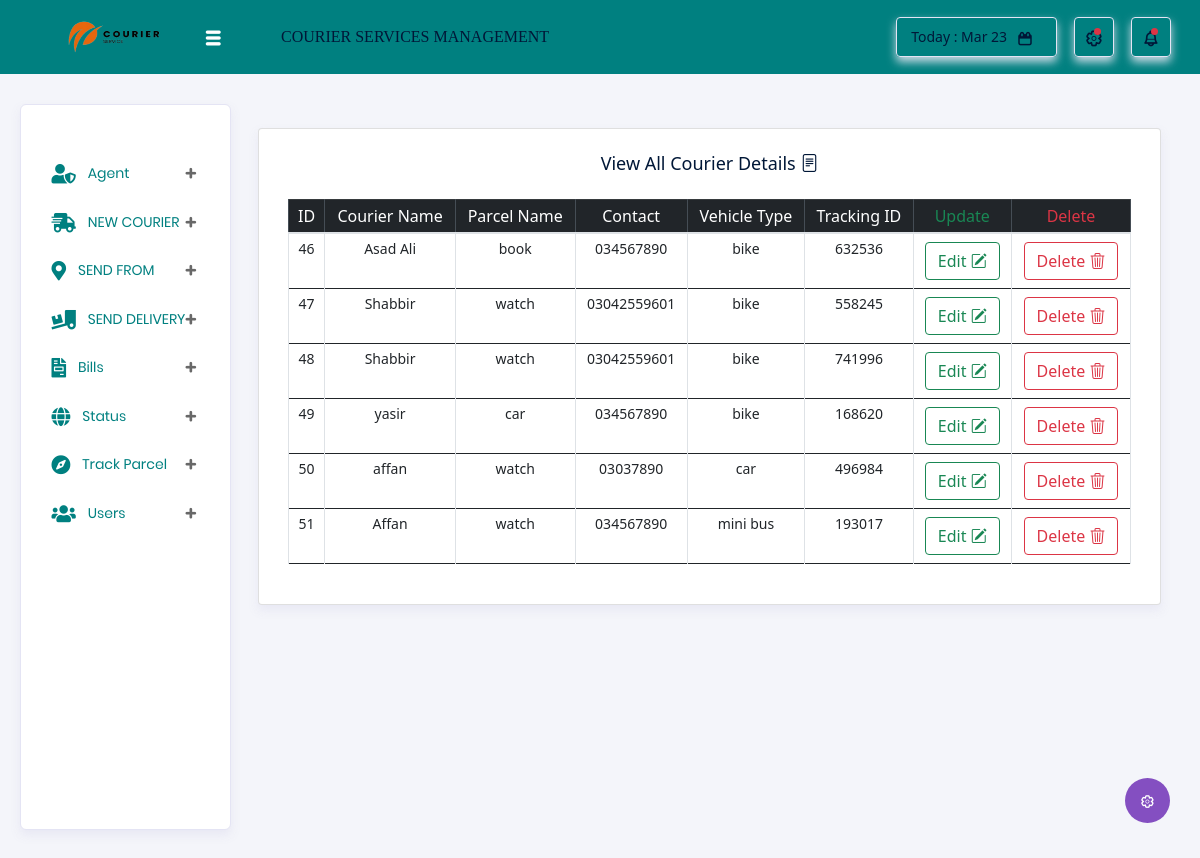
Screenshot of /Admin/courier_show.php with the database file from the repository.
### tables this page shows
CREATE TABLE `couriers` (
  `id` int(11) NOT NULL,
  `Customer_Name` varchar(255) NOT NULL,
  `Parcel` varchar(255) NOT NULL,
  `contact` varchar(20) NOT NULL,
  `vehicle_type` varchar(255) NOT NULL,
  `Tracking_Id` int(11) NOT NULL,
  `parcel_status` int(255) NOT NULL DEFAULT 1,
  `customer_id` int(255) NOT NULL,
  `courier_name` varchar(255) NOT NULL,
  `date` varchar(255) NOT NULL
);

### Admin/courier_show.php (the view, shortened to what this page needs)
<?php
include("connection.php");
include("headings.php");
$sql = "SELECT * FROM couriers";
$result = mysqli_query($conn, $sql);
?>
<link rel="stylesheet" href="https://cdn.jsdelivr.net/npm/bootstrap@5.1.3/dist/css/bootstrap.min.css">
<link rel="stylesheet" href="https://cdn.jsdelivr.net/npm/bootstrap-icons@1.11.3/font/bootstrap-icons.min.css">
<div class="container mt-4">
    <div class="col-lg-12 grid-margin stretch-card">
        <div class="card">
            <div class="card-body">
                <h4 class="card-title text-center">View All Courier Details <i class="bi bi-file-text"></i></h4>
                <div class="table-responsive">
                    <table class="table table-hover text-center table-bordered">
                        <thead class="table-dark">
                            <tr>
                                <th>ID</th>
                                <th>Courier Name</th>
                                <th>Parcel Name</th>
                                <th>Contact</th>
                                <th>Vehicle Type</th>
                                <th>Tracking ID</th>
                                <th class="text-success">Update</th>
                                <th class="text-danger">Delete</th>
                            </tr>
                        </thead>
                        <tbody>
                            <?php while ($rows = mysqli_fetch_assoc($result)) { ?>
                            <tr>
                                <td><?php echo htmlspecialchars($rows['id']); ?></td>
                                <td><?php echo htmlspecialchars($rows['Customer_Name']); ?></td>
                                <td><?php echo htmlspecialchars($rows['Parcel']); ?></td>
                                <td><?php echo htmlspecialchars($rows['contact']); ?></td>
                                <td><?php echo htmlspecialchars($rows['vehicle_type']); ?></td>
                                <td><?php echo htmlspecialchars($rows['Tracking_Id']); ?></td>
                                <td><a href="courier_update.php?id=<?php echo $rows['id']; ?>" class="btn btn-outline-success">Edit <i class="bi bi-pencil-square"></i></a></td>
                                <td><a href="courier_delete.php?id=<?php echo $rows['id']; ?>" class="btn btn-outline-danger">Delete <i class="bi bi-trash3"></i></a></td>
                            </tr>
                            <?php } ?>
                        </tbody>
                    </table>
                </div>
            </div>
        </div>
    </div>
</div>

### rows the page displays
couriers: id "46", Customer_Name "Asad Ali", Parcel "book", contact "034567890", vehicle_type "bike", Tracking_Id "632536"
couriers: id "47", Customer_Name "Shabbir", Parcel "watch", contact "03042559601", vehicle_type "bike", Tracking_Id "558245"
couriers: id "48", Customer_Name "Shabbir", Parcel "watch", contact "03042559601", vehicle_type "bike", Tracking_Id "741996"
couriers: id "49", Customer_Name "yasir", Parcel "car", contact "034567890", vehicle_type "bike", Tracking_Id "168620"
couriers: id "50", Customer_Name "affan", Parcel "watch", contact "03037890", vehicle_type "car", Tracking_Id "496984"
couriers: id "51", Customer_Name "Affan", Parcel "watch", contact "034567890", vehicle_type "mini bus", Tracking_Id "193017"
